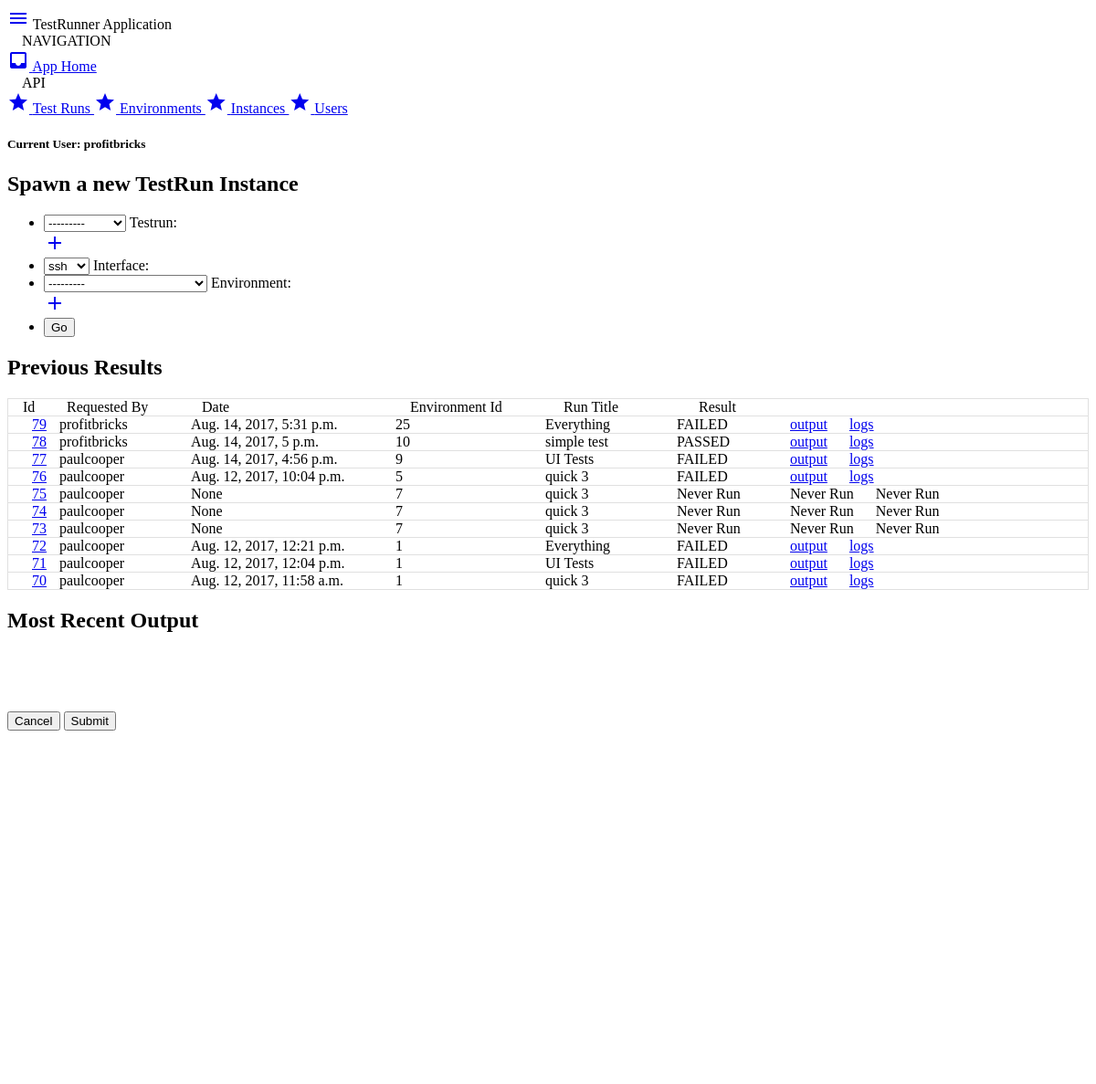
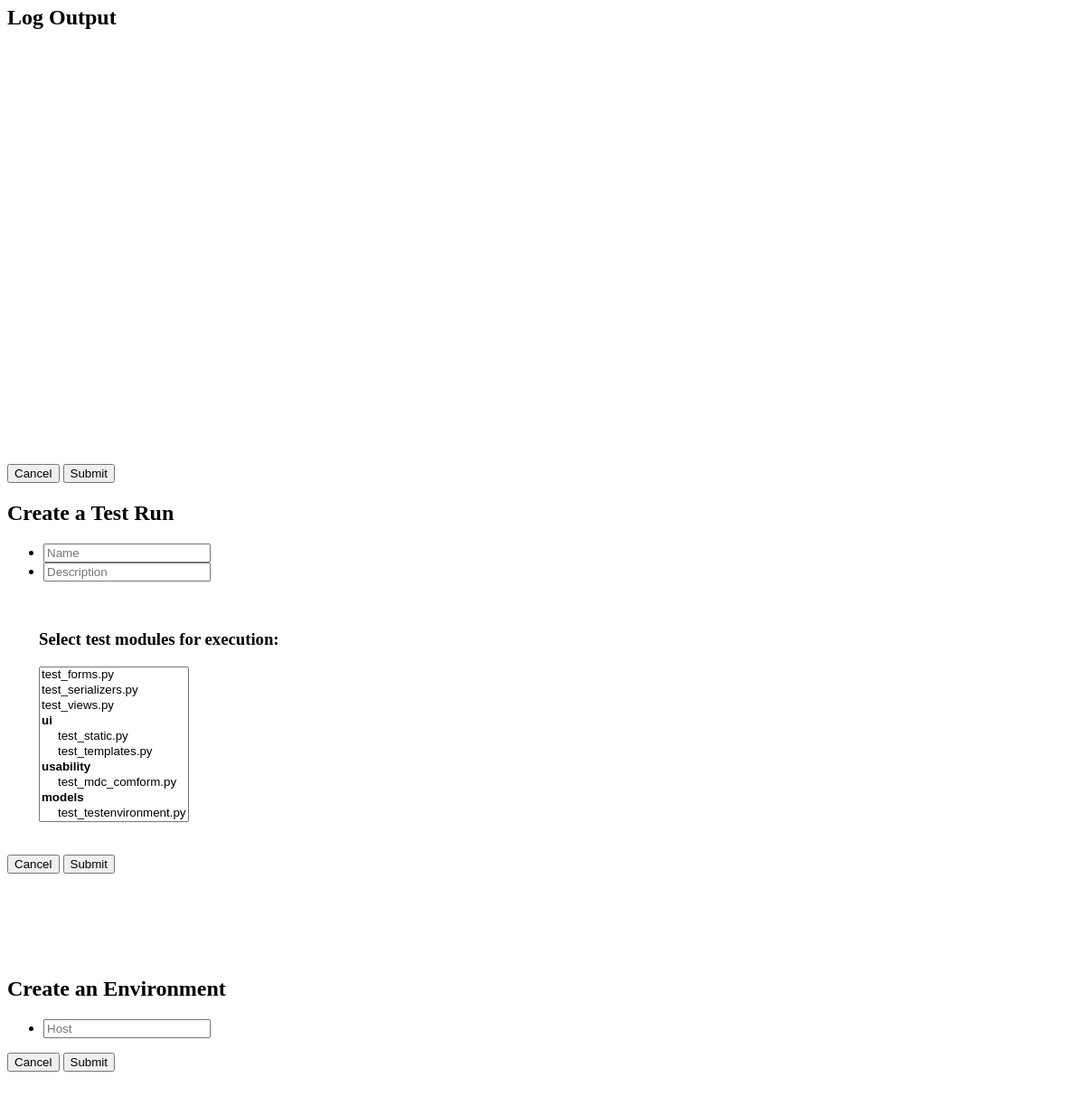
The page / (signed in) on the database its author committed (2 pictures, top to bottom).
### testrunner/models.py (models this page shows, shortened)
class TestRunInstance(models.Model):
    requested_by = models.ForeignKey('auth.User', blank=True, null=True)
    testrun = models.ForeignKey(TestRun)
    status = models.CharField(  choices=STATUS_CHOICES,
                                default="stopped",
                                max_length=20 )
    interface = models.CharField( choices=INTERFACE_CHOICES,
                                  default='ssh',
                                  max_length=20 )
    environment = models.ForeignKey(TestEnvironment)
    result = models.CharField(  choices=RESULT_CHOICES,
                                max_length=20,
                                null=True )
    output = models.CharField(max_length=65000, null=True)
    executed_on = models.DateTimeField(null=True)
    created_on = models.DateTimeField(default=datetime.now)
    class Meta:
        app_label = "testrunner"
        ordering = ('-created_on', 'executed_on')

class TestEnvironment(models.Model):
    host = models.CharField(max_length=100, default='localhost')
    state = models.CharField(   choices=STATE_CHOICES,
                                max_length=20,
                                default='idle')
    class Meta:
        app_label = "testrunner"
    def __str__(self):
        return "id: {}, host: {}".format(self.id, self.host)

class TestRun(models.Model):
    class Meta:
        app_label = "testrunner"
    name = models.CharField(max_length=100)
    description = models.CharField(max_length=200, null=True)
    modules = models.ManyToManyField(TestModule, blank=False)
    """
    The below attributes should only be set by the system after a child
    TestRunInstance completes
    """
    last_run = models.DateTimeField(null=True)
    last_result = models.CharField( choices=RESULT_CHOICES,
                                    max_length=20,
                                    null=True )
    created_by = models.ForeignKey( 'auth.User',
                                    related_name='testruns',
                                    on_delete=models.CASCADE,
                                    null=False )
    created_on = models.DateTimeField(default=datetime.now)
    def __str__(self):
        return self.name

### testrunner/views.py (the view)
# urls.py: url(r'^$', views.create_instance),
@login_required
def create_instance(request):
    context = {}
    template = 'testrunner/create_instance.html'
    testruns = TestRunInstance.objects.all()
    testenv_form = TestEnvironmentForm(request.POST)
    tmodules = get_test_modules('testrunner/tests')
    fs_hierarchy = create_hierarchy(tmodules)
    if request.method == 'POST':
        instance_form = TestRunInstanceForm(request.POST)
        testrun_form = TestRunForm(request.POST)
        if instance_form.is_valid():
            form = instance_form.save(commit=False)
            form.requested_by = request.user
            form.save()
            testrun_instance = TestRunInstance.objects.latest('id')
            modules = testrun_instance.testrun.modules.all()
            context.update({
                'testrun_current':testrun_instance,
                'modules':modules,
            })
    else:
        instance_form = TestRunInstanceForm(
            initial={'testrun': request.GET.get('tr', 0)},
            label_suffix=':')
        testrun_form = TestRunForm()
        context.update({
            'form': instance_form,
            'trform': testrun_form,
            'teform': testenv_form,
        })
    context.update({
        'testruns': testruns,
        'files': fs_hierarchy,
    })
    return render(request, template, context)

### testrunner/forms.py
class TestRunInstanceForm(ModelForm):
    class Meta:
        model = TestRunInstance
        fields = ['testrun', 'interface', 'environment']

class TestRunForm(ModelForm):
    modules = forms.ModelMultipleChoiceField(queryset=TestModule.objects.all())
    class Meta:
        model = TestRun
        fields = ['name', 'description', 'modules']

### testrunner/helpers.py (called while the page is built)
def get_test_modules(root_dir):
    modules = list()
    dir = {}
    if os.path.isdir(root_dir):
        cwd = os.getcwd()
        os.chdir(root_dir)
        for root, dir, files in os.walk('.'):
            modules += ["{}{}{}".format(root,os.sep,f) \
                for f in files if f.startswith("test_") \
                               and not f.endswith(".pyc")]
        os.chdir(cwd)
    return modules

def create_hierarchy(files):
    if len(files) is 0:
        print('emtpy files list')
        return None
    fs = dict()
    start = files[0].rfind(os.sep) + 1
    for f in files:
        folders = f[start:].split(os.sep)
        subdir = dict.fromkeys(folders)
        subdir_c = subdir.copy()
        try:
            for i in reversed(folders[1:]):
                d = { i: subdir_c[i] }
                p_key = folders[folders.index(i)-1]
                subdir_c[p_key] = d
                del subdir_c[i]
        except Exception as e:
            print(e)
        item = list(subdir_c.items())[0]
        if item[0] in fs.keys():
            fs[item[0]].update(item[1])
        else:
            fs.update(list(subdir_c.items()))
    return fs

### testrunner/templates/testrunner/create_instance.html (shortened to what this page needs)
{% extends "base.html" %}
{% load widget_tweaks %}
{% block pagetitle %}
TestRunner Application
{% endblock %}
{% block content %}
{% if form %}
<h2 id="mdc-dialog-with-list-label" class="mdc-dialog__header__title">
  Spawn a new TestRun Instance
</h2>
<form action="#" method="POST" id="instance-form">
  <ul class="mdc-list tr-form-list">
    <li class='mdc-list-item'>
      <div class="mdc-form-field mdc-form-field--align-end">
        {{ form.testrun|attr:"class:mdc-select" }}
        <label for="{{field.name}}">
          {{ form.testrun.label }}{{ form.label_suffix}}
        </label>
      </div>
      <span class="mdc-list-item__end-detail">
        <a  href="#"
            role="button"
            class="material-icons"
            aria-label="Add"
            id="tr-form-show">
          <i class="material-icons">add</i>
        </a>
      </span>
    </li>
    <li class='mdc-list-item'>
      <div class="mdc-form-field mdc-form-field--align-end">
        {{ form.interface|attr:"class:mdc-select" }}
        <label for="{{field.name}}">
          {{ form.interface.label }}{{ form.label_suffix}}
        </label>
      </div>
    </li>
    <li class='mdc-list-item'>
      <div class="mdc-form-field mdc-form-field--align-end">
        {{ form.environment|attr:"class:mdc-select" }}
        <label for="{{field.name}}">
          {{ form.environment.label }}{{ form.label_suffix}}
        </label>
      </div>
      <span class="mdc-list-item__end-detail">
        <a  href="#"
            role="button"
            class="material-icons"
            aria-label="Add"
            id="te-form-show">
          <i class="material-icons">add</i>
        </a>
      </span>
    </li>
    <li class='mdc-list-item'>
      <div class="mdc-form-field">
        <button type="submit" class="mdc-button mdc-button--raised mdc-button--primary">
          Go
        </button>
      </div>
    </li>
  </ul>
</form>
{% endif %}
{% endblock %}
{% block display %}
{% include "testrunner/previous.html" with testruns=testruns %}
{% endblock %}
{% block modals %}
{% include "testrunner/modals/testrun.html" with trform=trform files=files %}
{% include "testrunner/modals/testenvironment.html" with teform=teform %}
{% endblock %}

### testrunner/templates/base.html (shortened to what this page needs)
{% load static %}
<!DOCTYPE html>
<html class="mdc-typography">
  <head>
    <link
      rel="stylesheet"
      href="https://unpkg.com/material-components-web@latest/dist/material-components-web.min.css">
  </head>
  <body>
    <header class="mdc-toolbar mdc-toolbar--fixed">
      <div class="mdc-toolbar__row">
        <section class="mdc-toolbar__section mdc-toolbar__section--align-start">
          <span class="menu-show">
            <a href="#" class="mdc-toolbar__icon--menu mdc-ripple-surface"
              aria-label="Click to show the navigation menu"
              aria-controls="testrunner-nav-menu"
              data-mdc-auto-init="MDCRipple"
              data-mdc-ripple-is-unbounded>
              <i class="material-icons">menu</i></a>
          </span>
          <span class="mdc-toolbar__title">
            {% block pagetitle %}{% endblock %}</span>
        </section>
      </div>
    </header>
    <aside class="mdc-temporary-drawer mdc-typography">
      <nav class="mdc-temporary-drawer__drawer">
        <header class="mdc-temporary-drawer__header">
          <div class="mdc-temporary-drawer__header-content">
            Navigation
          </div>
        </header>
        <nav class="mdc-temporary-drawer__content mdc-list">
          <a class="mdc-list-item mdc-temporary-drawer--selected" href="/">
            <i class="material-icons mdc-list-item__start-detail" aria-hidden="true">inbox</i>
            App Home
          </a>
        </nav>
        <header class="mdc-temporary-drawer__header">
          <div class="mdc-temporary-drawer__header-content">
            API
          </div>
        </header>
        <nav class="mdc-temporary-drawer__content mdc-list">
          <a class="mdc-list-item" href="{% url 'api-testruns' %}">
            <i class="material-icons mdc-list-item__start-detail" aria-hidden="true">star</i>
            Test Runs
          </a>
          <a class="mdc-list-item" href="{% url 'api-envs' %}">
            <i class="material-icons mdc-list-item__start-detail" aria-hidden="true">star</i>
            Environments
          </a>
          <a class="mdc-list-item" href="{% url 'api-instances' %}">
            <i class="material-icons mdc-list-item__start-detail" aria-hidden="true">star</i>
            Instances
          </a>
          <a class="mdc-list-item" href="{% url 'api-users' %}">
            <i class="material-icons mdc-list-item__start-detail" aria-hidden="true">star</i>
            Users
          </a>
        </nav>
      </nav>
    </aside>
    <main class="mdc-toolbar-fixed-adjust">
      <section class="tr-section__user">
        <h5>Current User: {{ user }}</h5>
      </section>
      <div class="mdc-card tr-form-card">
        <section class="mdc-card__primary">
          {% block content %}
          {% endblock %}
        </section>
      </div>
      <div class="mdc-card">
        <section class="mdc-card__primary">
          {% block display %}
          {% endblock %}
        </section>
      </div>
    </main>
    {% load static %}
    {% block modals %}
    {% endblock %}
  </body>
</html>

### testrunner/templates/testrunner/previous.html (shortened to what this page needs)
<header>
  <h2 class="mdc-dialog__header__title">
    Previous Results
  </h2>
</header>
<section>
    <ul class="mdc-list bordered-list">
      <li class="mdc-list-item">
          <span class="mdc-grid-tile__title prev-list-col-1" style="min-width:44px;">Id</span>
          <span class="mdc-grid-tile__title prev-list-col-2" style="min-width:144px;">Requested By</span>
          <span class="mdc-grid-tile__title prev-list-col-3" style="min-width:224px;">Date </span>
          <span class="mdc-grid-tile__title prev-list-col-4" style="min-width:164px;">Environment Id</span>
          <span class="mdc-grid-tile__title prev-list-col-5" style="min-width:144px;">Run Title</span>
          <span class="mdc-grid-tile__title prev-list-col-6">Result</span>
      </li>
      {% for run in testruns %}
      <li class="mdc-list-item" id="list-previous-instances">
        <span class="prev-list-col-1"><a href="{% url 'display-instance' run.id %}">{{ run.id }}</a>
        <span class="prev-list-col-2">{{ run.requested_by.username }}</span>
        <span class="prev-list-col-3">{{ run.executed_on }}</span>
        <span class="prev-list-col-4">{{ run.environment.id }}</span>
        <span class="prev-list-col-5">{{ run.testrun.name }}</span>
        <span class="prev-list-col-6">{% if run.result %} {{run.result}} {% else %} Never Run {% endif %}</span>
        <span class="prev-list-col-7">
          {% if run.output %} <a href="#" id="show-output-{{ run.id }}" onclick="load_output({{run.id}});">output</a> {% else %} Never Run {% endif %}
        </span>
        <span class="prev-list-col-8">
          {% if run.result %} <a href="#" id="show-logs-{{ run.id }}" onclick="load_logs({{run.id}});">logs</a> {% else %} Never Run {% endif %}
        </span>
      </li>
      {% endfor %}
    </ul>
</section>
{% include "testrunner/modals/testoutput.html" with trform=trform files=files %}
{% include "testrunner/modals/testlogs.html" with teform=teform %}

### testrunner/templates/base.html (style rules this page uses)
.mdc-temporary-drawer__header { text-transform: uppercase; padding-left: 16px; }
.bordered-list { padding-right: 0; padding-left: 0; }
.bordered-list .mdc-list-item { padding: 0 16px; border: 1px solid rgba(0, 0, 0, .12); }
.bordered-list .mdc-list-item:not(:first-child) { border-top: none; }
.tr-form-list { max-width: 428px; }
.tr-form-list label { min-width: 120px; }
#list-previous-instances span { margin:0 10px; }
.mdc-list-item span { display: inline-block; }
.prev-list-col-1 { min-width: 28px; }
.prev-list-col-2 { min-width: 120px; }
.prev-list-col-3 { min-width: 200px; }
.prev-list-col-4 { min-width: 140px; }
.prev-list-col-5 { min-width: 120px; }
.prev-list-col-6 { min-width: 100px; }

### rows shown on the page
TestRunInstance: id "79", requested_by.username "profitbricks", executed_on "Aug. 14, 2017, 5:31 p.m.", environment.id "25", testrun.name "Everything", result "FAILED"
TestRunInstance: id "78", requested_by.username "profitbricks", executed_on "Aug. 14, 2017, 5 p.m.", environment.id "10", testrun.name "simple test", result "PASSED"
TestRunInstance: id "77", requested_by.username "paulcooper", executed_on "Aug. 14, 2017, 4:56 p.m.", environment.id "9", testrun.name "UI Tests", result "FAILED"
TestRunInstance: id "76", requested_by.username "paulcooper", executed_on "Aug. 12, 2017, 10:04 p.m.", environment.id "5", testrun.name "quick 3", result "FAILED"
TestRunInstance: id "75", requested_by.username "paulcooper", executed_on "None", environment.id "7", testrun.name "quick 3", shows "Never Run"
TestRunInstance: id "74", requested_by.username "paulcooper", executed_on "None", environment.id "7", testrun.name "quick 3", shows "Never Run"
TestRunInstance: id "73", requested_by.username "paulcooper", executed_on "None", environment.id "7", testrun.name "quick 3", shows "Never Run"
TestRunInstance: id "72", requested_by.username "paulcooper", executed_on "Aug. 12, 2017, 12:21 p.m.", environment.id "1", testrun.name "Everything", result "FAILED"
TestRunInstance: id "71", requested_by.username "paulcooper", executed_on "Aug. 12, 2017, 12:04 p.m.", environment.id "1", testrun.name "UI Tests", result "FAILED"
TestRunInstance: id "70", requested_by.username "paulcooper", executed_on "Aug. 12, 2017, 11:58 a.m.", environment.id "1", testrun.name "quick 3", result "FAILED"

### other values the page prints
{{ user }} "profitbricks"
